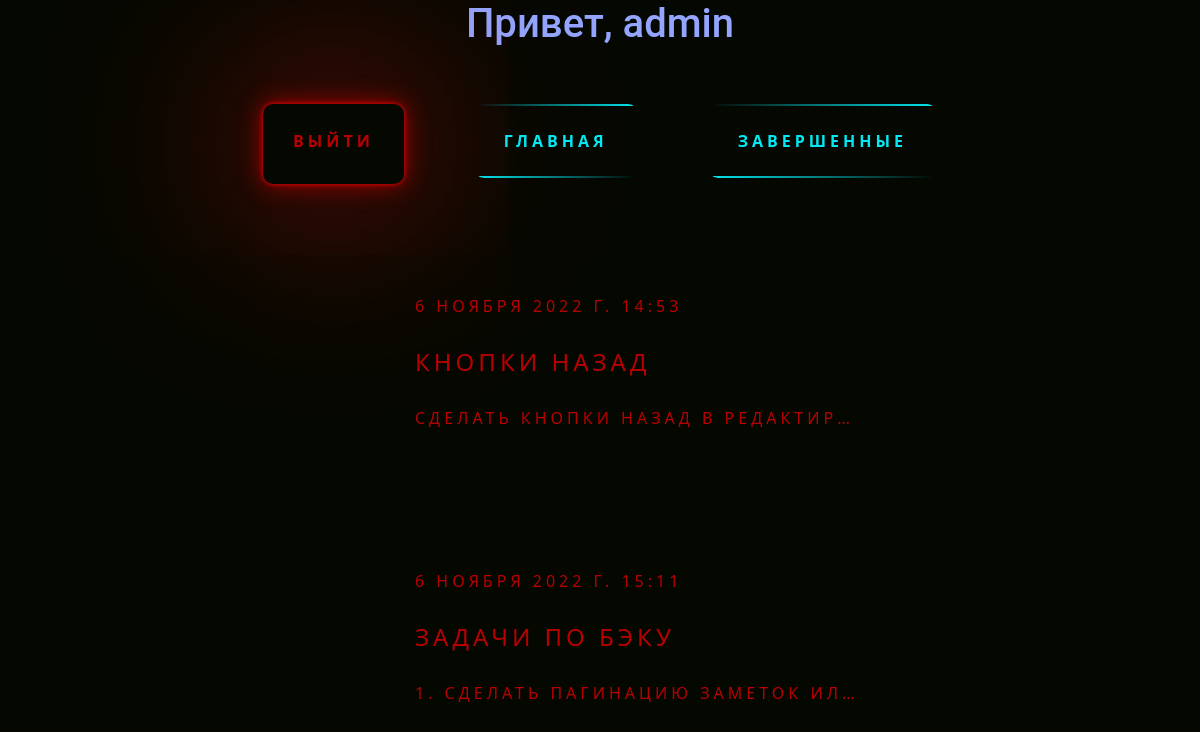
The page /home_complete/ (signed in) on the database its author committed.
### notes_page/models.py (models this page shows, shortened)
class Notes(models.Model):
    name = models.CharField(max_length=30, blank=False, verbose_name='Заголовок')
    descriptions = models.TextField(max_length=1000, blank=True, verbose_name='Описание')
    important = models.BooleanField(blank=True, verbose_name='Важно')
    time_create = models.DateTimeField(auto_now_add=True, blank=True)
    datecompleted = models.DateTimeField(null=True, blank=True, auto_now=True)
    user_name = models.ForeignKey(User, on_delete=models.CASCADE, null=True, blank=True)
    task_complete = models.BooleanField(blank=True, default=False, verbose_name='Завершить задание')

### notes_page/views.py (the view)
# urls.py: path('home_complete/', ListCompleteView.as_view(), name='home_complete'),
class ListCompleteView(LoginRequiredMixin, ListView):
    model = Notes
    template_name = 'notes_page/home_complete.html'

### templates/notes_page/home_complete.html
{% extends 'notes_page/base.html' %}
{% block content %}
    <div class="container" style="display: flex;justify-content: center;align-items: center;flex-direction: column-reverse;">
        {% for note in notes_list %}
            {% if note.task_complete == True %}
                <div style="width: 500px">
                    <a href="{% url 'post_complete' note.id %}" {% if note.important == False %}style="text-decoration: none; width: 500px"{% else %}style="text-decoration: none; width: 500px" class="color2"{% endif %}>
                        <h6>{{ note.datecompleted }}</h6><br>
                        <h4>{{ note.name }}</h4><br>
                        {% if note.descriptions %}
                            <h6 class="h5-cl">{{ note.descriptions }}</h6>
                        {% else %}
                            <h6>Описания нет</h6>
                        {% endif %}
                    </a>
                </div>
            {% endif %}
        {% endfor %}
    </div>
{% endblock %}

### templates/notes_page/base.html (shortened to what this page needs)
<!DOCTYPE html>
<html lang="en">
<head>
    {% load static %}
    <link href="https://cdn.jsdelivr.net/npm/bootstrap@5.2.2/dist/css/bootstrap.min.css" rel="stylesheet">
    <link rel="stylesheet" href="{% static 'notes_page/style.css' %}">
    <link rel="stylesheet" href="{% static 'notes_page/span_color.css' %}">
</head>
<body>
{% if user.is_authenticated %}
    <div class="main">
        <h1 class="neon text-center">Привет, {{ request.user.username }}</h1>
        <nav class="navbar navbar-expand-lg">
          <div class="container-fluid">
            <div class="collapse navbar-collapse" id="navbarNav" style="justify-content: center; align-items: center">
              <ul class="navbar-nav">
                <li class="nav-item" style="display: flex">
                        <a href="{% url "logout" %}" class="color1">
                            Выйти
                        </a>
                </li>
                <li class="nav-item">
                  <a href="{% url "home" %}">
                        <span></span>
                        <span></span>
                        Главная
                  </a>
                </li>
                <li class="nav-item">
                  <a href="{% url "home_complete" %}">
                        <span></span>
                        <span></span>
                        завершенные
                  </a>
                </li>
              </ul>
            </div>
          </div>
        </nav>
            {% block content %}
            {% endblock %}
    </div>
{% endif %}
</body>
</html>

### notes_page/static/notes_page/style.css (style rules this page uses)
:root { color-scheme: dark; --flick-big-text-shadow: 0 0 2px #fff, 0 0 4px #fff, 0 0 8px #fff, 0 0 15px #03e9f4, 0 0 30px #03e9f4, 0 0 40px #03e9f4, 0 0 70px #03e9f4, 0 0 100px #03e9f4; --flick-small-text-shadow: 0 0 1px #fff, 0 0 2px #fff, 0 0 5px #fff, 0 0 11px #e8172d, 0 0 20px #ad0013, 0 0 30px #b70000, 0 0 55px #730000, 0 0 80px #d50038; }
* { margin: 0; padding: 0; box-sizing: border-box; }
body { display: flex; justify-content: center; align-items: flex-start; height: 100vh; background: #050801; font-weight: bold; }
a { position: relative; display: inline-block; padding: 25px 30px; margin: 40px 0; color: #03e9f4; text-decoration: none; text-transform: uppercase; transition: 0.5s; letter-spacing: 4px; overflow: hidden; margin-right: 35px; margin-left: 35px; border-radius: 10px; }
.color1 { box-shadow: 0 0 5px #f40303, 0 0 25px #a90000, 0 0 200px #ff1616; color: #b70000; }
.color2 { color: #b70000; }
a span { position: absolute; display: block; }
a span:nth-child(1) { top: 0; left: 0; width: 100%; height: 2px; background: linear-gradient(90deg,transparent,#03e9f4); animation: animate1 1s linear infinite; }
a span:nth-child(3) { bottom: 0; right: 0; width: 100%; height: 2px; background: linear-gradient(270deg,transparent,#03e9f4); animation: animate3 1s linear infinite; animation-delay: 0.50s; }
.neon { color: #93a5ff; font-family: "Roboto", "Lucida Grande", "DejaVu Sans", "Bitstream Vera Sans", Verdana, Arial, sans-serif; }
.h5-cl { white-space: nowrap; overflow: hidden; text-overflow: ellipsis; }

### rows shown on the page
Notes: datecompleted "6 НОЯБРЯ 2022 Г. 15:11", name "ЗАДАЧИ ПО БЭКУ", descriptions "1. СДЕЛАТЬ ПАГИНАЦИЮ ЗАМЕТОК И…"
Notes: datecompleted "6 НОЯБРЯ 2022 Г. 14:53", name "КНОПКИ НАЗАД", descriptions "СДЕЛАТЬ КНОПКИ НАЗАД В РЕДАКТИР…"

### other values the page prints
{{ request.user.username }} "admin"
